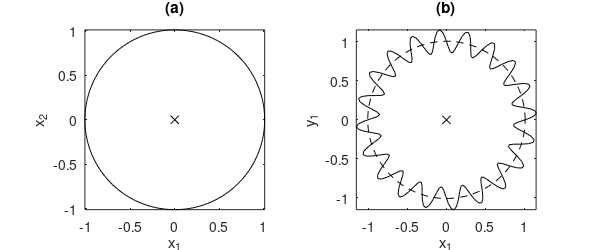

Write the MATLAB code that produced this figure.
function vcdim_problems

global EPSFILENAME

figure(1);  clf;

radius = 1.01;
sinsize = 0.15;
sinperiods = 20;

% Generate a simple circle and a complex one
theta = linspace(0, 2*pi, 200);
r_circ = radius * ones(size(theta));
r_classifier = radius + sinsize .* sin(theta .* sinperiods);

circ_graph = r_circ .* exp(j * theta);
classifier_graph = r_classifier .* exp(j * theta);

subplot(1, 2, 1);
plot(circ_graph, 'k-');  hold on;
plot(0, 0, 'kx');
xlabel('x_1');
ylabel('x_2');
title('(a)');
axis square;  axis tight;

subplot(1, 2, 2);
plot(classifier_graph, 'k-'); hold on;
plot(0, 0, 'kx');
plot(circ_graph, 'k--');
xlabel('x_1');
ylabel('y_1');
title('(b)');
axis square;  axis tight;

set(1, 'paperposition', [0 0 6 2.5]);

print(EPSFILENAME, '-f1','-depsc');



